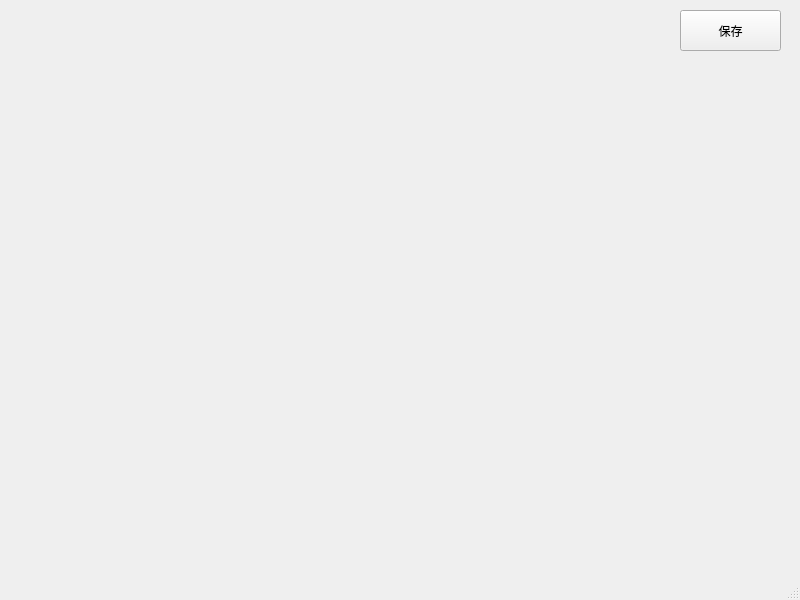
<?xml version="1.0" encoding="UTF-8"?>
<ui version="4.0">
 <class>Equalization</class>
 <widget class="QMainWindow" name="Equalization">
  <property name="geometry">
   <rect>
    <x>0</x>
    <y>0</y>
    <width>800</width>
    <height>600</height>
   </rect>
  </property>
  <property name="windowTitle">
   <string>MainWindow</string>
  </property>
  <widget class="QWidget" name="centralwidget">
   <widget class="QLabel" name="img">
    <property name="geometry">
     <rect>
      <x>0</x>
      <y>0</y>
      <width>550</width>
      <height>550</height>
     </rect>
    </property>
    <property name="text">
     <string/>
    </property>
   </widget>
   <widget class="QPushButton" name="SaveButton">
    <property name="geometry">
     <rect>
      <x>680</x>
      <y>10</y>
      <width>101</width>
      <height>41</height>
     </rect>
    </property>
    <property name="text">
     <string>保存</string>
    </property>
   </widget>
  </widget>
  <widget class="QMenuBar" name="menubar">
   <property name="geometry">
    <rect>
     <x>0</x>
     <y>0</y>
     <width>800</width>
     <height>21</height>
    </rect>
   </property>
  </widget>
  <widget class="QStatusBar" name="statusbar"/>
 </widget>
 <resources/>
 <connections/>
</ui>
